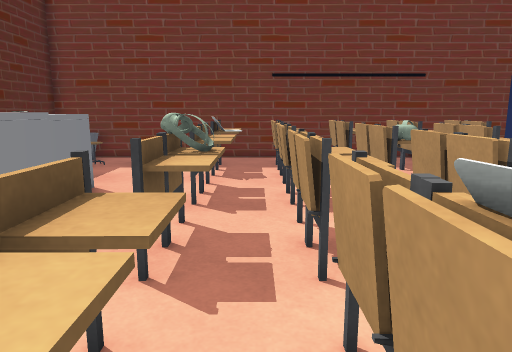
[1] (above)

21 first-person views from a walk through a scene from a Unity 3-D project. The camera is 1.3 m above the floor, tilts 10° down and sees 70° across. The floor is counted in squares, 0.57 m on a side. Each view is taken from the middle of a square. On the plan, view 1 faces up. The plan holds only what a view shows up to about 20 squares ahead; the rest is blank. The place goes on beyond the plan. The player character is not drawn. Some animated figures are not drawn.

[2]
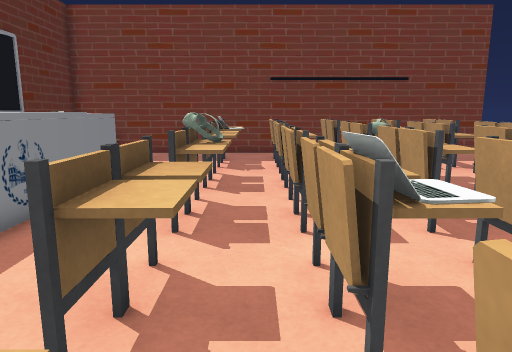

[3]
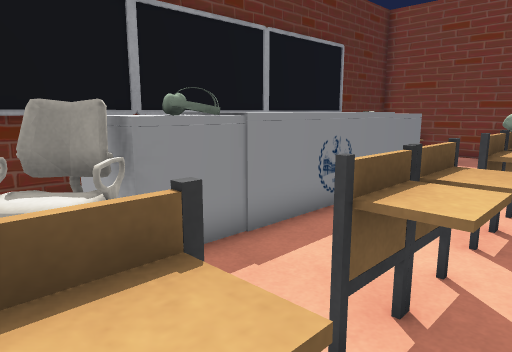

[4]
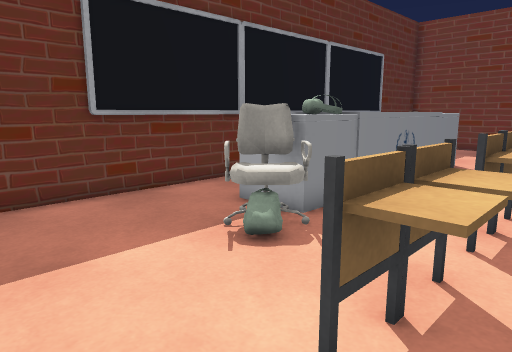

[5]
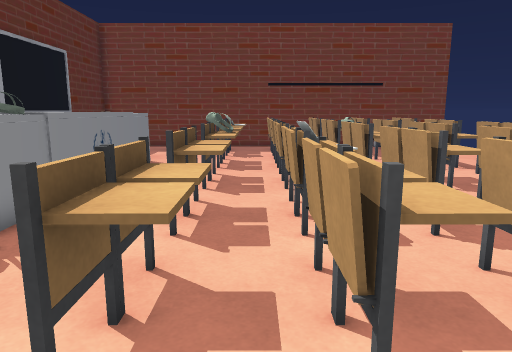

[6]
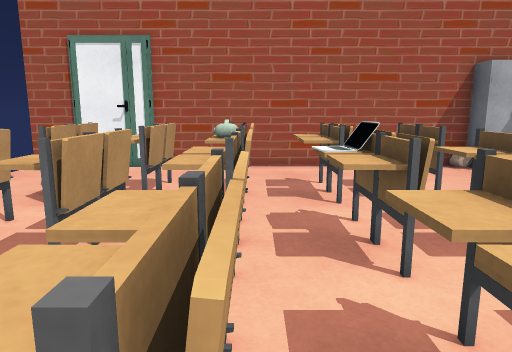

[7]
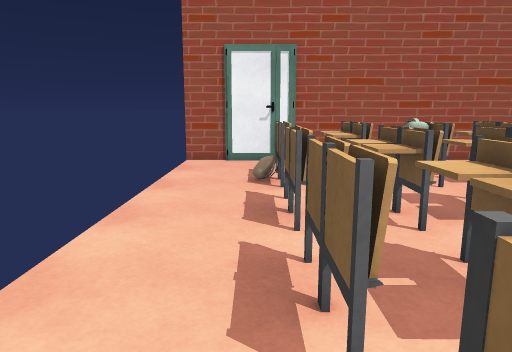

[8]
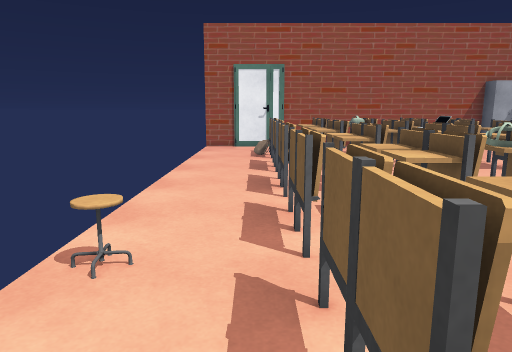

[9]
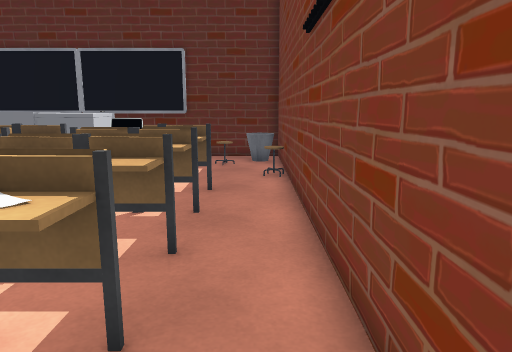

[10]
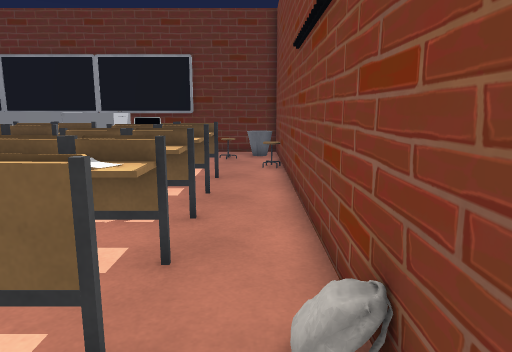

[11]
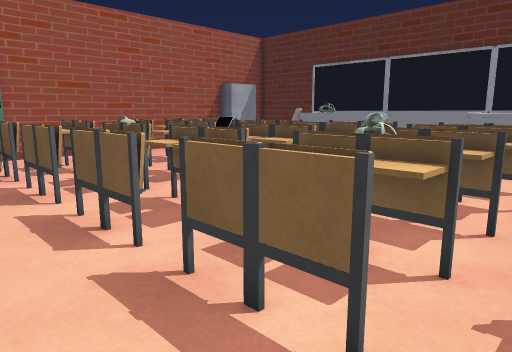

[12]
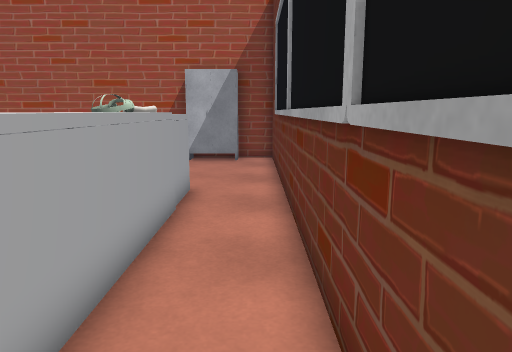

[13]
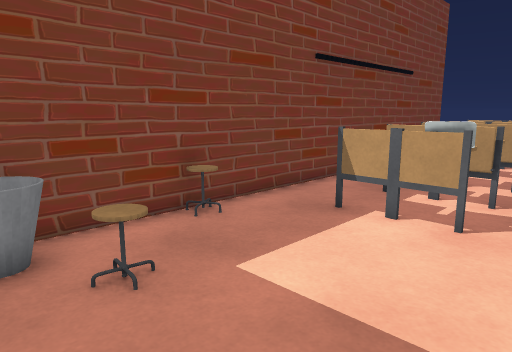

[14]
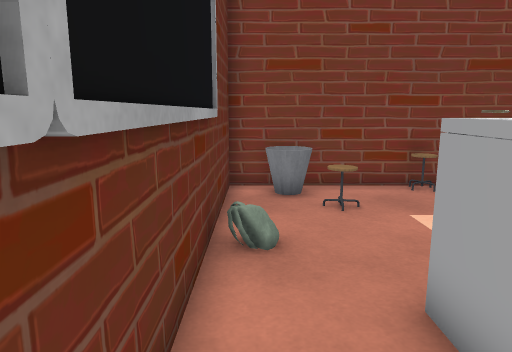

[15]
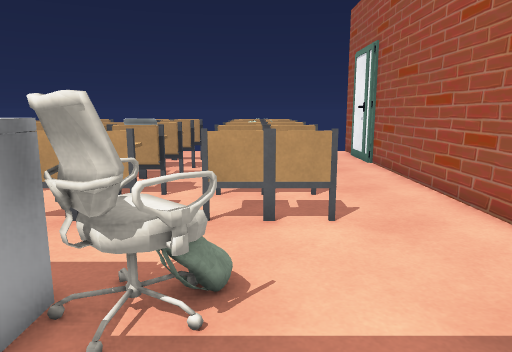

[16]
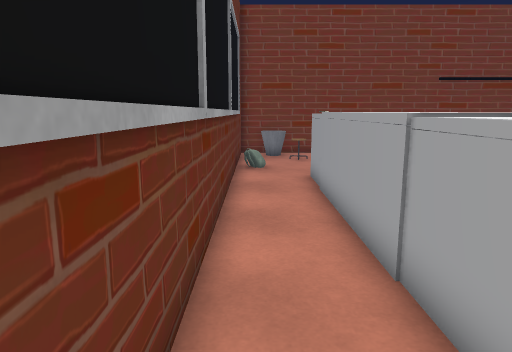

[17]
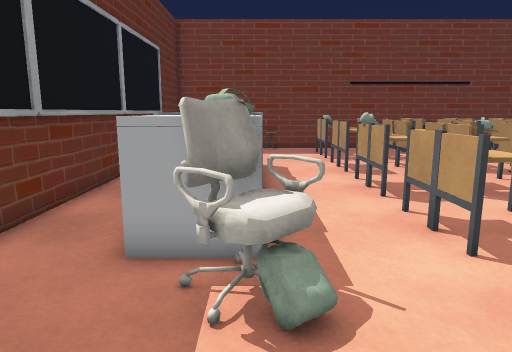

[18]
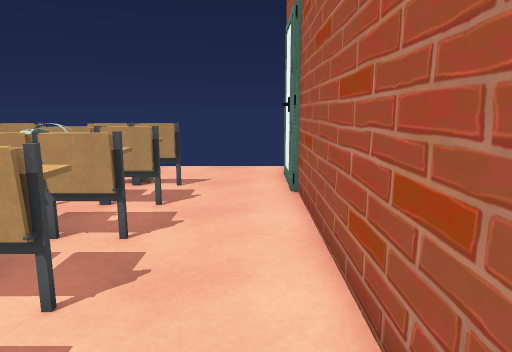

[19]
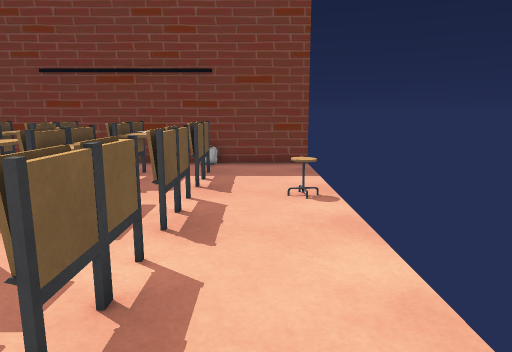

[20]
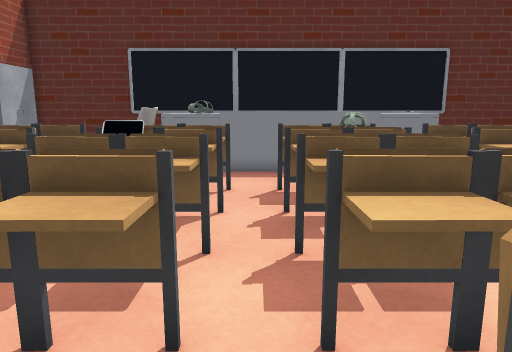

[21]
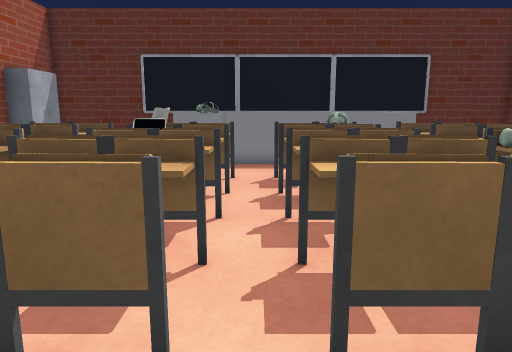

### Floor plan
Key: @ floor where view 1 was taken; # wall or solid block; x gap in a wall; . floor; = window, fence, low wall or low ledge; ^ raised ledge; L laptop; T thing the floor can be seen under or through; O other object.
Columns run from 10 left of view 1 to 12 right of it. Each row starts with its distance up from view 1.
 18 ######O################
 17 #OOO..O................
 16 #..O.........##........
 15 #..O....=^.^^^^#OO=....
 14 #.......##.^^^^#^^=....
 13 #O......LL.^.#^#^.x....
 12 #............# ##....OO
 11 #..OOO..=^.^^^^#^^=....
 10 #..OOO...^.^^^^#^^=....
  9 #..OOO...^.^^.O#^^#....
  8 #..O O.................
  7 #..O O..OO.^^^^#^^=....
  6 #..OOO..##.^^^^#^^=....
  5 #..O O..=^.^^^^#^^=....
  4 #..O O.................
  3 #..OOO..=^.^^^^T^^=....
  2 #..OOO...^.^^^^T^^=....
  1 #..OOO...^.LL^^T^^=....
  0 #..OOOO...@###. T......
 -1 #...OOO.#^.^.#^ ^.x....
 -2 #.......=^.^^## ^^=....
 -3 #.......=^.^^^^ ^^=....
 -4 #............##........
 -5 #......................
 -6 #.###..................
 -7 #######################

Where each view was taken, in squares from view 1:
view 1: 0 up, 0 right, facing up
view 2: 2 down, 0 right, facing up
view 3: 2 down, 0 right, facing up-left
view 4: 6 down, 0 right, facing up-left
view 5: 6 down, 0 right, facing up
view 6: 8 up, 3 right, facing down
view 7: 10 up, 9 right, facing down
view 8: 17 up, 9 right, facing down
view 9: 17 up, 9 right, facing left
view 10: 17 up, 11 right, facing left
view 11: 13 up, 11 right, facing down-left
view 12: 11 up, 9 left, facing down
view 13: 11 up, 9 left, facing up-right
view 14: 7 up, 9 left, facing up
view 15: 2 down, 9 left, facing right
view 16: 2 down, 9 left, facing up
view 17: 5 down, 5 left, facing up
view 18: 6 down, 3 left, facing right
view 19: 2 up, 10 right, facing up
view 20: 4 up, 9 right, facing left
view 21: 4 up, 11 right, facing left
